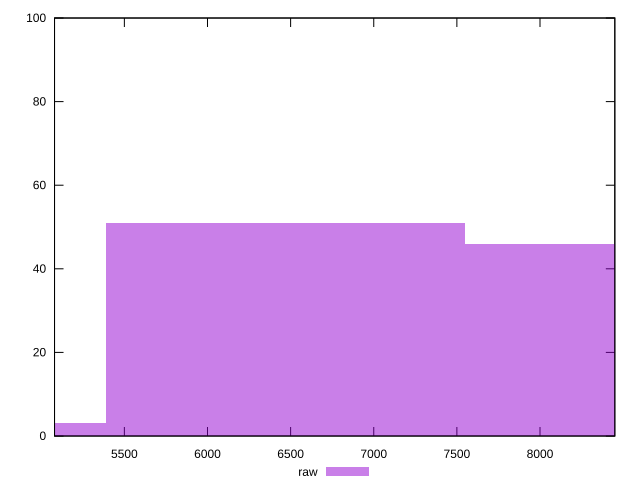

This chart was generated by the following gnuplot code:
reset

$raw <<EOF
6470.245666893997 51
4313.4971112626645 3
8626.994222525329 46
EOF

set key outside below
set boxwidth 2156.7485556313322
set xrange [5080:8450]
set yrange [0:100]
set trange [0:100]
set style fill transparent solid 0.5 noborder
set terminal svg size 640, 490 enhanced background rgb 'white'
set output "reprap/uses-http2/samples/pages+cached/raw/histogram.svg"

plot $raw title "raw" with boxes

reset
